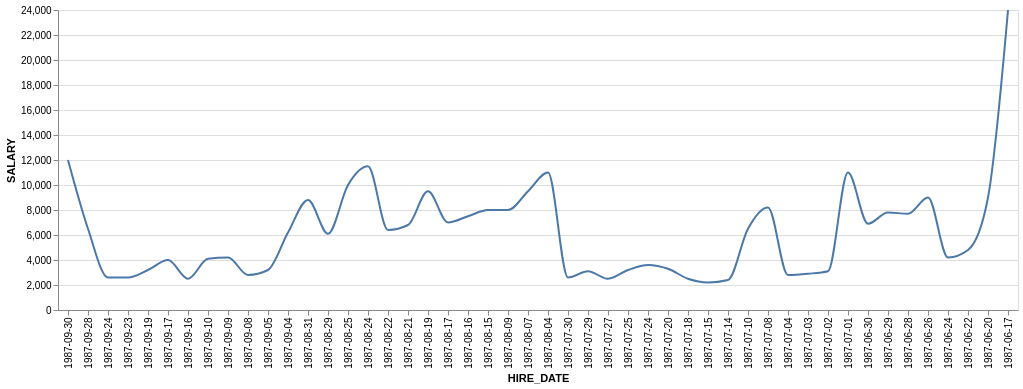

Express this chart as Vega-Lite.
### Vega-Lite specification from a JSON file in a GitHub repository (floating-point values rounded to 4 significant figures)
{"data": {"values": [{"x_data": "1987-09-30", "y_data": 12000}, {"x_data": "1987-09-28", "y_data": 6500}, {"x_data": "1987-09-24", "y_data": 2600}, {"x_data": "1987-09-23", "y_data": 2600}, {"x_data": "1987-09-19", "y_data": 3200}, {"x_data": "1987-09-17", "y_data": 4000}, {"x_data": "1987-09-16", "y_data": 2500}, {"x_data": "1987-09-10", "y_data": 4100}, {"x_data": "1987-09-09", "y_data": 4200}, {"x_data": "1987-09-08", "y_data": 2800}, {"x_data": "1987-09-05", "y_data": 3200}, {"x_data": "1987-09-04", "y_data": 6200}, {"x_data": "1987-08-31", "y_data": 8800}, {"x_data": "1987-08-29", "y_data": 6100}, {"x_data": "1987-08-25", "y_data": 10000}, {"x_data": "1987-08-24", "y_data": 11500}, {"x_data": "1987-08-22", "y_data": 6400}, {"x_data": "1987-08-21", "y_data": 6800}, {"x_data": "1987-08-19", "y_data": 9500}, {"x_data": "1987-08-17", "y_data": 7000}, {"x_data": "1987-08-16", "y_data": 7500}, {"x_data": "1987-08-15", "y_data": 8000}, {"x_data": "1987-08-09", "y_data": 8000}, {"x_data": "1987-08-07", "y_data": 9500}, {"x_data": "1987-08-04", "y_data": 11000}, {"x_data": "1987-07-30", "y_data": 2600}, {"x_data": "1987-07-29", "y_data": 3100}, {"x_data": "1987-07-27", "y_data": 2500}, {"x_data": "1987-07-25", "y_data": 3200}, {"x_data": "1987-07-24", "y_data": 3600}, {"x_data": "1987-07-20", "y_data": 3300}, {"x_data": "1987-07-18", "y_data": 2500}, {"x_data": "1987-07-15", "y_data": 2200}, {"x_data": "1987-07-14", "y_data": 2400}, {"x_data": "1987-07-10", "y_data": 6500}, {"x_data": "1987-07-08", "y_data": 8200}, {"x_data": "1987-07-04", "y_data": 2800}, {"x_data": "1987-07-03", "y_data": 2900}, {"x_data": "1987-07-02", "y_data": 3100}, {"x_data": "1987-07-01", "y_data": 11000}, {"x_data": "1987-06-30", "y_data": 6900}, {"x_data": "1987-06-29", "y_data": 7800}, {"x_data": "1987-06-28", "y_data": 7700}, {"x_data": "1987-06-26", "y_data": 9000}, {"x_data": "1987-06-24", "y_data": 4200}, {"x_data": "1987-06-22", "y_data": 4800}, {"x_data": "1987-06-20", "y_data": 9000}, {"x_data": "1987-06-17", "y_data": 24000}]}, "mark": {"type": "line", "interpolate": "monotone"}, "encoding": {"x": {"field": "x_data", "type": "nominal", "title": "HIRE_DATE", "sort": "descending"}, "y": {"field": "y_data", "type": "quantitative", "title": "SALARY"}}}
